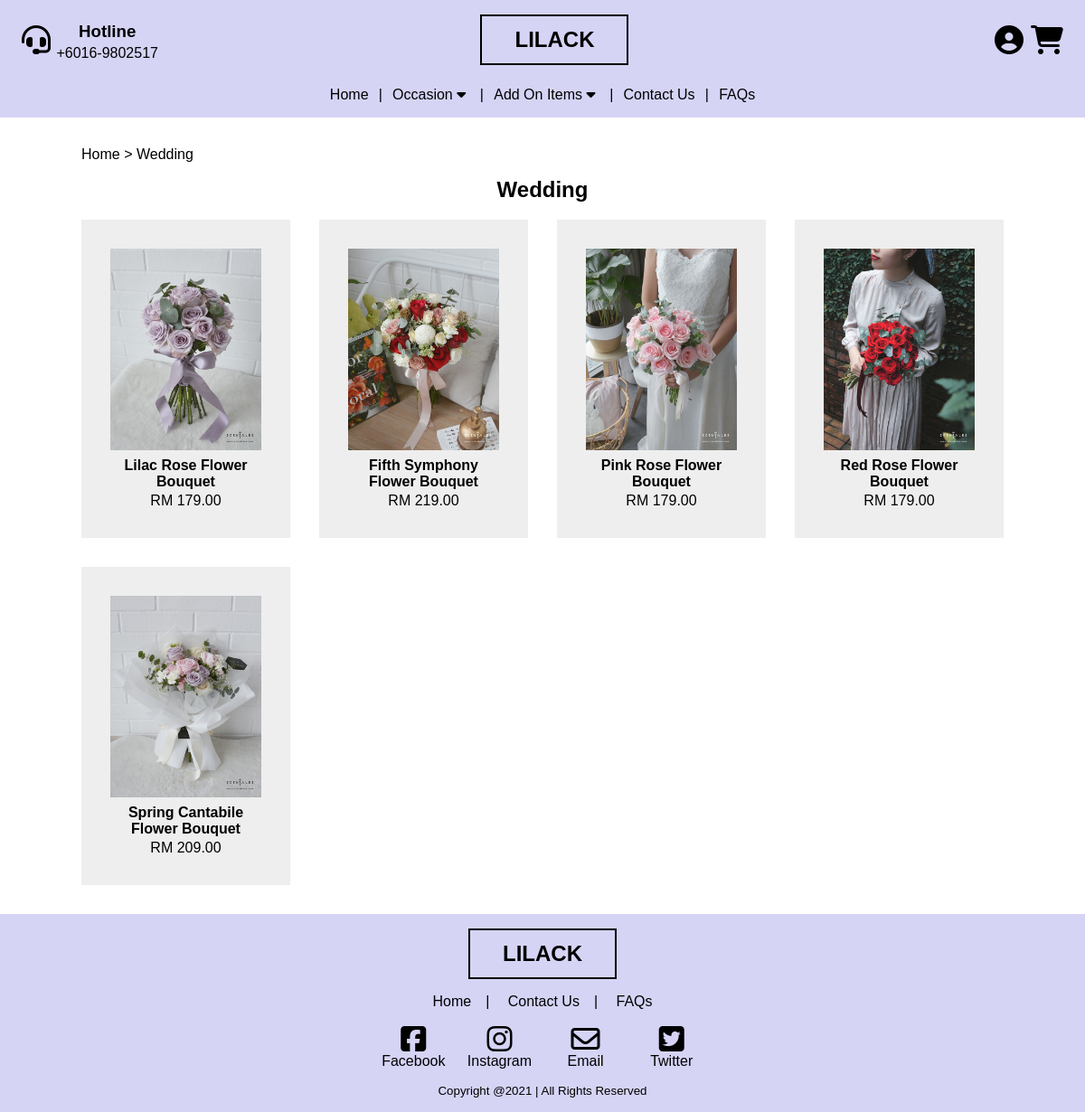
The page /19062942/productCategory.php?productCategoryID=1 on the database its author committed.
### tables this page shows
CREATE TABLE `ProductCategory` (
  `productCategoryID` int(8) PRIMARY KEY AUTO_INCREMENT NOT NULL,
  `productTypeID` int(8) NOT NULL,
  `productCategory` varchar(255) UNIQUE  NOT NULL
);

CREATE TABLE `Products` (
  `productID` int(8) PRIMARY KEY AUTO_INCREMENT NOT NULL,
  `productImage` text NOT NULL,
  `productName` varchar(255) NOT NULL,
  `productTypeID` int(8) NOT NULL,
  `productCategoryID` int(8) NOT NULL,
  `productPrice` double(10,2) NOT NULL,
  `forumID` int(8) NOT NULL UNIQUE,
  CONSTRAINT `productNameConstraint` UNIQUE (`productName`),
  CONSTRAINT `forumIDUnique` UNIQUE (`forumID`)
);

### 19062942/includes/dbController.php (called while the page is built)
<?php
class DBController{
    private $servername = "localhost";
    private $user = "ck";
    private $pass = "ck";
    private $databaseName = "19062942";
    private $conn;
    function __construct() {
		$this->conn = $this->connectDB();
	}
	function connectDB() {
		$conn = mysqli_connect($this->servername,$this->user,$this->pass,$this->databaseName);
		return $conn;
	}
    function getConn(){
        return $this->conn;
    }
}
?>

### 19062942/productCategory.php (the view, shortened to what this page needs)
<?php
require_once "includes/dbController.php";
$productCategoryID = $_GET['productCategoryID'];
?>
<html lang="en">
<head>
    <link rel="stylesheet" href="css/breadCrumb.css" />
    <link rel="stylesheet" href="css/productCategories.css" />
</head>
<body>
    <?php require_once "layouts/header.php"; ?>
    <main>
      <section class="container">
        <div class="breadCrumbTrail">
          <ul>
            <li><a href="index.php">Home</a></li>
              <?php
                $query = $db_handler->getConn()->prepare("SELECT * FROM products, productCategory WHERE products.productCategoryID AND productCategory.productCategoryID AND productCategory.productCategoryID = ?");
                $query->bind_param("d", $productCategoryID);
                $query->execute();
                $result = $query->get_result();
                $product_array= $result->fetch_assoc();
                echo "<li><a href='#'>$product_array[productCategory]</a></li>";
              ?>
          </ul>
        </div>
      </section>
      <section class="container">
          <?php
          echo "<h2 class='categoryTitle'>$product_array[productCategory]</h2>";
            echo "<div class='products'>";
            $query = $db_handler->getConn()->prepare("SELECT * FROM products WHERE productCategoryID = ? ORDER BY productID ASC");
            $query->bind_param("d", $productCategoryID);
            $query->execute();
            $result = $query->get_result();
            if (!empty($result)) {
                while($product_array = $result->fetch_assoc()){
                    $productID = $product_array['productID'];
                    $productImageUrl = $product_array['productImage'];
                    $productName = $product_array['productName'];
                    echo "<a href='singleProduct.php?productID=$productID' class='product'>";
                    echo "<img src='$productImageUrl' class='productImage'>";
                    echo "<h3>" . $productName . "</h3>";
                    echo "<span>RM " . number_format($product_array['productPrice'],2) . "</span>";
                    echo "</a>";
                }
            }
            echo "</div>";
          ?>
      </section>
    </main>
    <?php require_once "layouts/footer.php"; ?>
</body>
</html>

### 19062942/layouts/header.php (shortened to what this page needs)
<?php
require_once "includes/dbController.php";
$db_handler = new DBController();
?>
<html lang="en">
  <head>
    <link rel="stylesheet" href="css/general.css" />
    <link rel="stylesheet" href="css/header.css" />
    <link rel="stylesheet" href="css/nav.css" />
  </head>
  <body>
    <header class="headerFooterContainer">
      <div class="headerFlex">
        <div class="headerHotline">
          <div class="headerHotlineIcon">
            <i class="fas fa-headset icon"></i>
          </div>
          <div class="headerHotlineText">
            <h3>Hotline</h3>
            <span class="sameLine">+6016-9802517</span>
          </div>
        </div>
        <div class="logo headerLogo">
          <a href="index.php">Lilack</a>
        </div>
        <div class="headerFunctions">
          <a href="login.php" class="headerFunction headerProfile">
            <?php
            if(isset($_SESSION['userID'])){
              echo "<a href='profile.php'>" . $_SESSION['userFirstName'] ."</a>";
            }
            else{
              echo "<i class='fas fa-user-circle icon'></i>";
            }
            ?>
          </a>
          <a href="shoppingCart.php" class="headerFunction headerShoppingCart">
            <i class="fas fa-shopping-cart icon"></i>
          </a>
        </div>
      </div>
      <nav>
        <div class="container navFlex">
          <a href="index.php">Home</a>
          <div class="dropDownOccasion">
            <label for="occasionCheckBox" class="occasionToggle">
              <span>Occasion</span>
              <i class="fas fa-caret-down"></i>
            </label>
          </div>
          <div class="dropDownAddOnItems">
            <label for="addOnItemsCheckBox" class="addOnItemsToggle">
              <span>Add On Items</span>
              <i class="fas fa-caret-down"></i>
            </label>
          </div>
          <a href="contactUs.php">Contact Us</a>
          <a href="faqs.php">FAQs</a>
        </div>
      </nav>
    </header>
  </body>
</html>

### 19062942/layouts/footer.php (shortened to what this page needs)
<html lang="en">
  <head>
    <link rel="stylesheet" href="css/footer.css" />
  </head>
  <body>
    <footer class="headerFooterContainer">
      <div class="logo">
        <a href="index.php">Lilack</a>
      </div>
      <div class="footerQuickLink">
        <ul>
          <li><a href="index.php">Home</a></li>
          <li><a href="contactUs.php">Contact Us</a></li>
          <li><a href="faqs.php">FAQs</a></li>
        </ul>
      </div>
      <div class="footerSocialMedias">
        <a href="https://www.facebook.com/chengkit.wong" class="footerSocialMedia">
          <i class="fab fa-facebook-square icon"></i>
          Facebook
        </a>
        <a href="https://www.instagram.com/chengkitwng/" class="footerSocialMedia">
          <i class="fab fa-instagram icon"></i>
          Instagram
        </a>
        <a href="mailto:19062942@imail.sunway.edu.com.my" class="footerSocialMedia">
          <i class="far fa-envelope icon"></i>
          Email
        </a>
        <a href="https://twitter.com/CkCallme" class="footerSocialMedia">
          <i class="fab fa-twitter-square icon"></i>
          Twitter
        </a>
      </div>
      <div class="footerCopyrightText">
        <small>Copyright @2021 | All Rights Reserved</small>
      </div>
    </footer>
  </body>
</html>

### 19062942/css/breadCrumb.css (style rules this page uses)
.breadCrumbTrail li { display: inline-block; }
.breadCrumbTrail li::after { content: " > "; }
.breadCrumbTrail li:last-child::after { content: none; }

### 19062942/css/productCategories.css (style rules this page uses)
.products { display: grid; grid-template-columns: repeat(4, 1fr); place-items: center; gap: 2em; }
.product { text-align: center; padding: 2em; background: #eee; max-height: 370px; }
.product h3 { font-size: 1rem; margin: 0.5em 0 0.2em; }
.productImage { width: 100%; max-width: 200px; max-height: 250px; }

### 19062942/css/general.css (style rules this page uses)
:root { --clr-black: #000; --clr-gray: #555; --clr-primary: #d5d4f5; --clr-secondary: #E9E9FA; --clr-tertiary: #9900cc; --clr-background: #faf4fc; }
*, *::before, *::after { box-sizing: border-box; scroll-behavior: smooth; }
html { scroll-behavior: smooth; }
body { margin: 0; padding: 0; background: var(--clr-secobackgroundndary); font-family: sans-serif; }
ul { list-style-type: none; margin: 0; padding: 0; }
a { text-decoration: none; color: var(--clr-black); cursor: pointer; }
main { padding-block: 1.5em; }
section { padding: 0.5em 0 0.5em; }
.headerFooterContainer { padding: 1em 1.5em; }
.container { width: 85%; margin: 0 auto; }
.categoryTitle { margin-top: 0; margin-bottom: 0.8em; text-align: center; }
.icon { font-size: 2rem; }
.productImage { width: 100%; max-width: 200px; }

### 19062942/css/header.css (style rules this page uses)
header { background-color: var(--clr-primary); }
.headerFlex { display: flex; justify-content: space-between; align-items: center; position: relative; }
.headerHotLine { display: flex; align-items: center; gap: 0.4em; }
.headerHotLineText { display: flex; align-items: center; justify-content: center; flex-direction: column; }
.headerHotLineText h3 { margin: 0.2em; }
.logo { font-size: 1.5rem; text-transform: uppercase; font-weight: bold; border: 2px solid black; padding: 1vmin 3vmin; }
.headerLogo { margin-right: 2em; }
.headerFunctions { display: flex; justify-content: center; align-items: center; gap: 0.5em; }

### 19062942/css/nav.css (style rules this page uses)
.navFlex { margin-top: 1.5em; display: flex; flex-direction: row; justify-content: center; align-items: center; }
.navFlex a { display: block; }
.dropDownOccasion, .dropDownAddOnItems { position: relative; }
.navFlex a::after, .navFlex label::after { content: "|"; padding: 0.7em; }
.navFlex a:last-child::after, .navFlex label:last-child:after { content: none; }
.navFlex label { cursor: pointer; }

### 19062942/css/footer.css (style rules this page uses)
footer { background-color: var(--clr-primary); display: flex; flex-direction: column; justify-content: center; align-items: center; }
.footerQuickLink ul { margin-block: 1em 0; }
.footerQuickLink li { display: inline-block; }
.footerQuickLink li::after { content: "|"; padding-inline: 1em; }
.footerQuickLink li:last-child::after { content: none; }
.footerSocialMedias { display: grid; place-items: center; grid-template-columns: repeat(4, 1fr); gap: 1.5em; }
.footerSocialMedia { display: flex; flex-direction: column; align-items: center; margin-block: 1em; }

### rows shown on the page
productcategory: productCategory "Wedding"
products: productImage (picture), productName "Lilac Rose Flower Bouquet", productPrice "179.00"
products: productImage (picture), productName "Fifth Symphony Flower Bouquet", productPrice "219.00"
products: productImage (picture), productName "Pink Rose Flower Bouquet", productPrice "179.00"
products: productImage (picture), productName "Red Rose Flower Bouquet", productPrice "179.00"
products: productImage (picture), productName "Spring Cantabile Flower Bouquet", productPrice "209.00"
